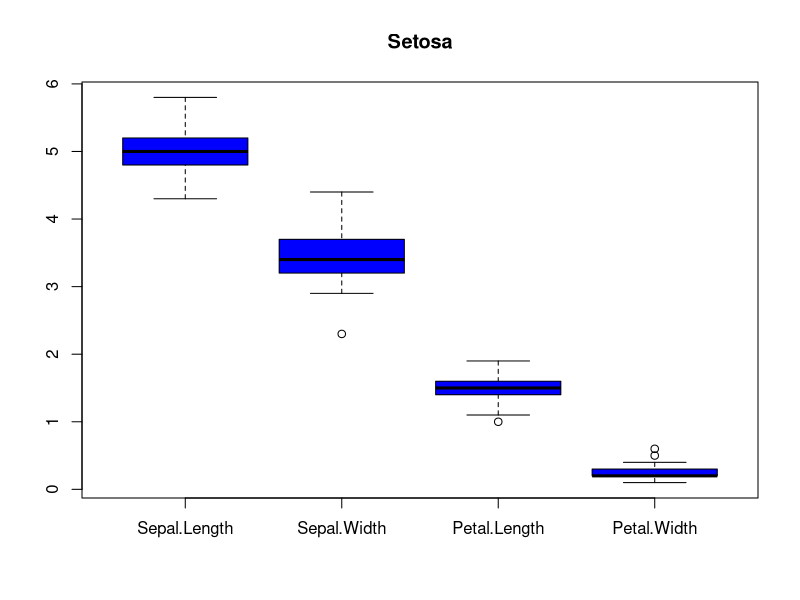
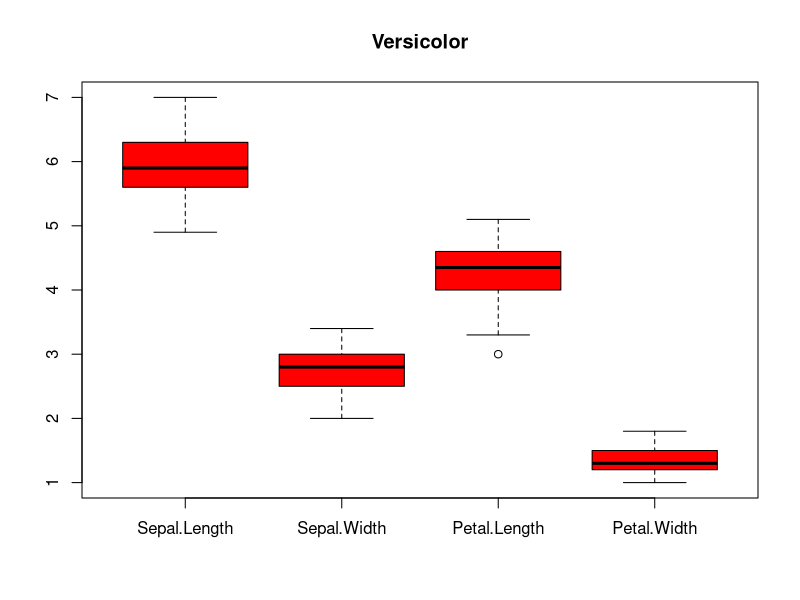
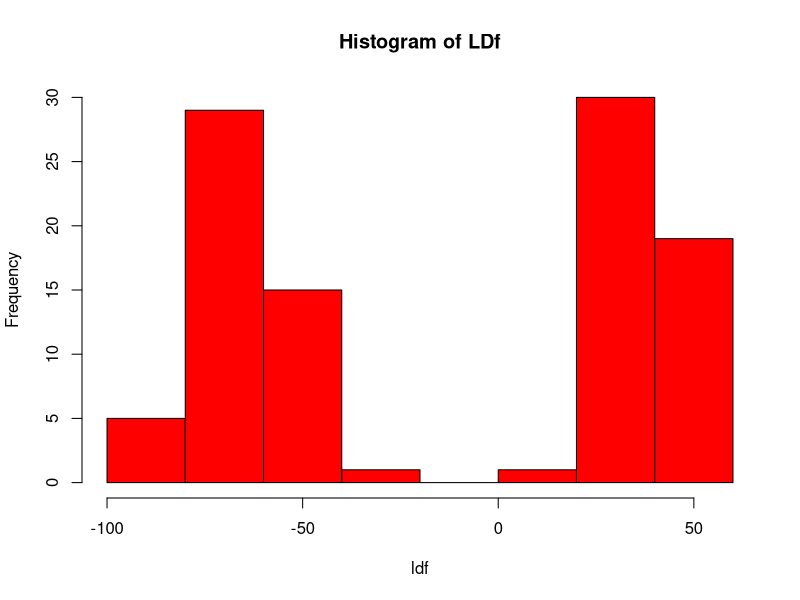
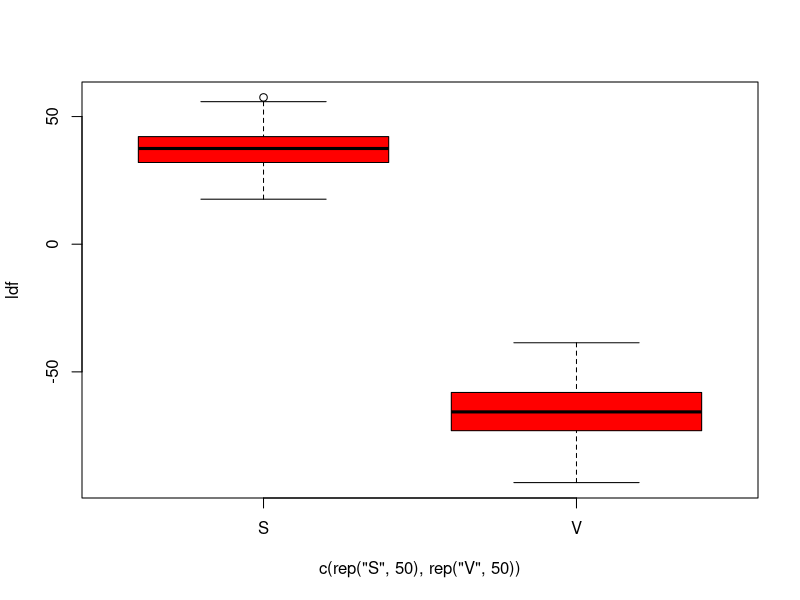
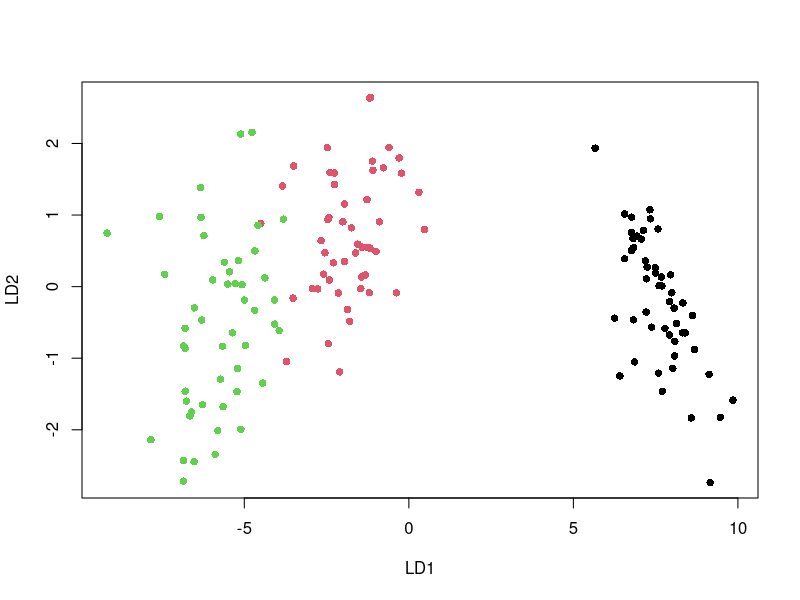
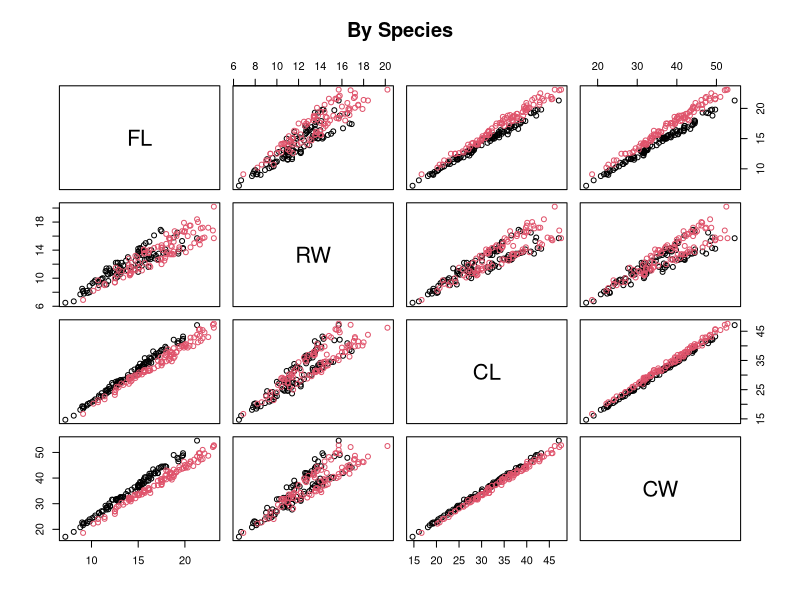
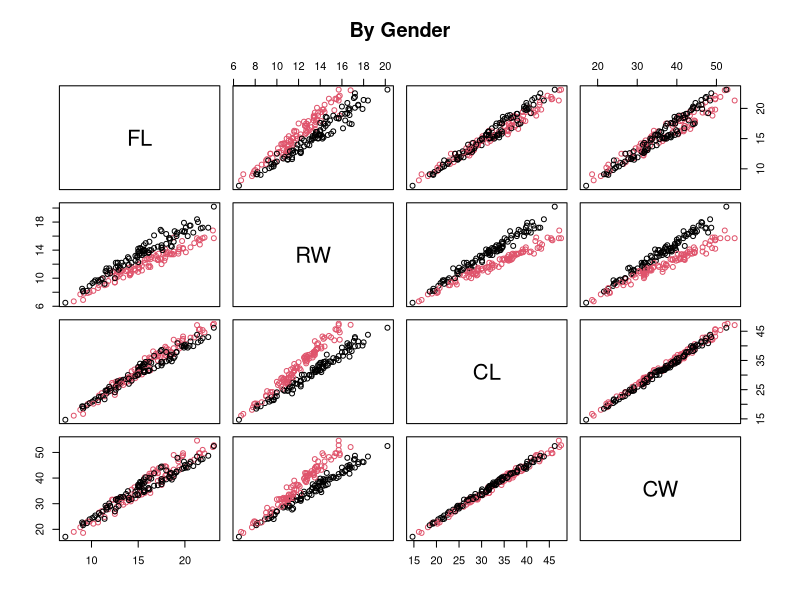
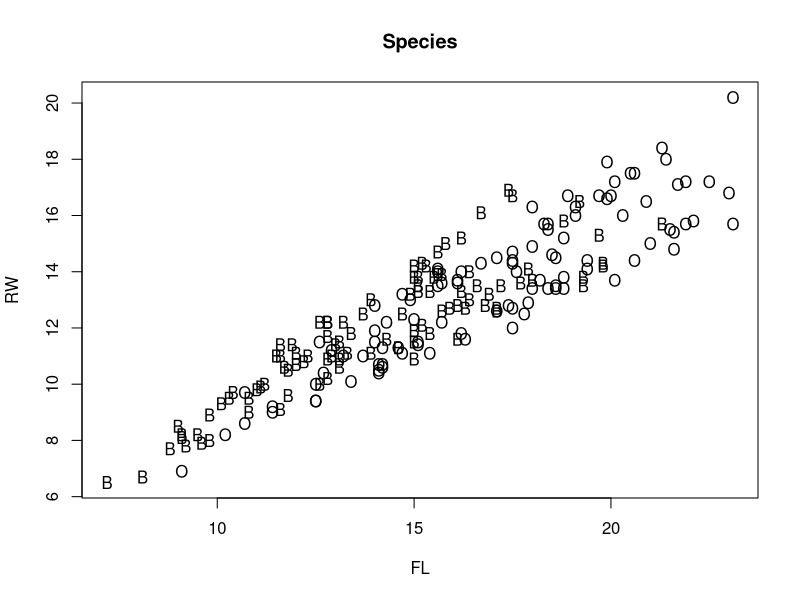

Generate these figures, in order, with R:
# Lecture #19 tutorial
setwd("~/Dropbox/Main/Courses/GE516/Tutorials")
library(MASS)

# Let's do a 2-group LDF problem
iris2 <- subset(iris,iris[,5]!="virginica")                  # new dataframe w/o virginica
colMeans(subset(iris2[,1:4],iris2[,5]=="setosa"))            # get mean vectors for each group
colMeans(subset(iris2[,1:4],iris2[,5]=="versicolor"))    

# plot some of this up
boxplot(subset(iris2[,1:4],iris2[,5]=="setosa"),col="blue",main="Setosa")     
boxplot(subset(iris2[,1:4],iris2[,5]=="versicolor"),col="red",main="Versicolor")

# compute LDF to discriminate setosa from versicolor
set <- as.matrix(subset(iris[,1:4],iris[,5]=="setosa"))      # break out setosa data
set.bar <- colMeans(set)                                     # mean vector for setosa
vers <- as.matrix(subset(iris[,1:4],iris[,5]=="versicolor")) # break out versicolor
vers.bar <- colMeans(vers)                                   # mean vector for versicolor

# now compute pooled covariance matrix
n1 <- dim(set)[1]                                         # number of rows in each species
n2 <- dim(vers)[1]
W1 <- matrix(0,dim(set)[2],dim(set)[2])                   # initialize covariance matrices for each group
W2 <- W1
for (i in 1:n1) {                                         # W matrix for group 1
  delta <- matrix(set[i,]-set.bar,ncol=1)
  W1 <- W1+(delta)%*%t(delta)
}
for (i in 1:n2) {                                         # W matrix for group 2
  delta <- matrix(vers[i,]-vers.bar,ncol=1)
  W2 <- W2+(delta)%*%t(delta)
}
W1                                                        # look at resulting matrix for each group
W2
Spl <- (1/(n1+n2-2))*(W1+W2)                              # pooled covariance matrix
Spl                                                       # take a look!

lin.coefs <- solve(Spl)%*%(set.bar-vers.bar)              # compute coeficients for discriminant function
lin.coefs                                                 # take a look at result
colMeans(subset(iris2[,1:4],iris2[,5]=="setosa"))         # compare with mean vectors
colMeans(subset(iris2[,1:4],iris2[,5]=="versicolor"))

alldat <- rbind(set,vers)                                 # put all the original data in one dataframe

ldf <- alldat%*%lin.coefs                                 # compute linear discriminant = linear combo of original data
hist(ldf,col="red",main="Histogram of LDf")               # holy crap it works!
boxplot(ldf~c(rep("S",50),rep("V",50)),col="red")

## now do mulitple groups, using builtin function in MASS library
iris.lda <- lda(iris$Species~Sepal.Length+Sepal.Width+Petal.Length+Petal.Width,iris)  # estimate model
ldfs <- predict(iris.lda)                                                             # get LDFs
plot(predict(iris.lda)$x,col=as.numeric(iris$Species),pch=16)                         # plot 'em up!
    
#####  and extra example using "crabs" data
head(crabs)
plot(crabs[,4:7],col=as.numeric(crabs[,1]),main="By Species")  
plot(crabs[,4:7],col=as.numeric(crabs[,2]),main="By Gender")  					# plot data

# plot data
plot(crabs[,4],crabs[,5],type="n",	            # look at two variables
     xlab="FL",ylab="RW",main="Species")				# with labels
text(crabs[,4],crabs[,5],crabs[,1])

plot(crabs[,4],crabs[,5],type="n",		          # look at two variables
     xlab="FL",ylab="RW",main="Gender")					# with labels
text(crabs[,4],crabs[,5],crabs[,2])

# now estimate LDF's
crabs.lda <- lda(crabs$sex~FL+RW+CL+CW,crabs)   # lda is part of MASS library
crabs.lda								                        # look at result
names(crabs.lda)
plot(crabs.lda)						                      # plot result - note, plot centers data around 0!
barplot(crabs.lda$scaling,beside=T)             # look at coefficients

# compute manually!
z <- as.matrix(crabs[,4:7])%*%as.matrix(crabs.lda$scaling)
boxplot(split(z-mean(z),crabs$sex),col="red",notch=T)    # center data for plot

